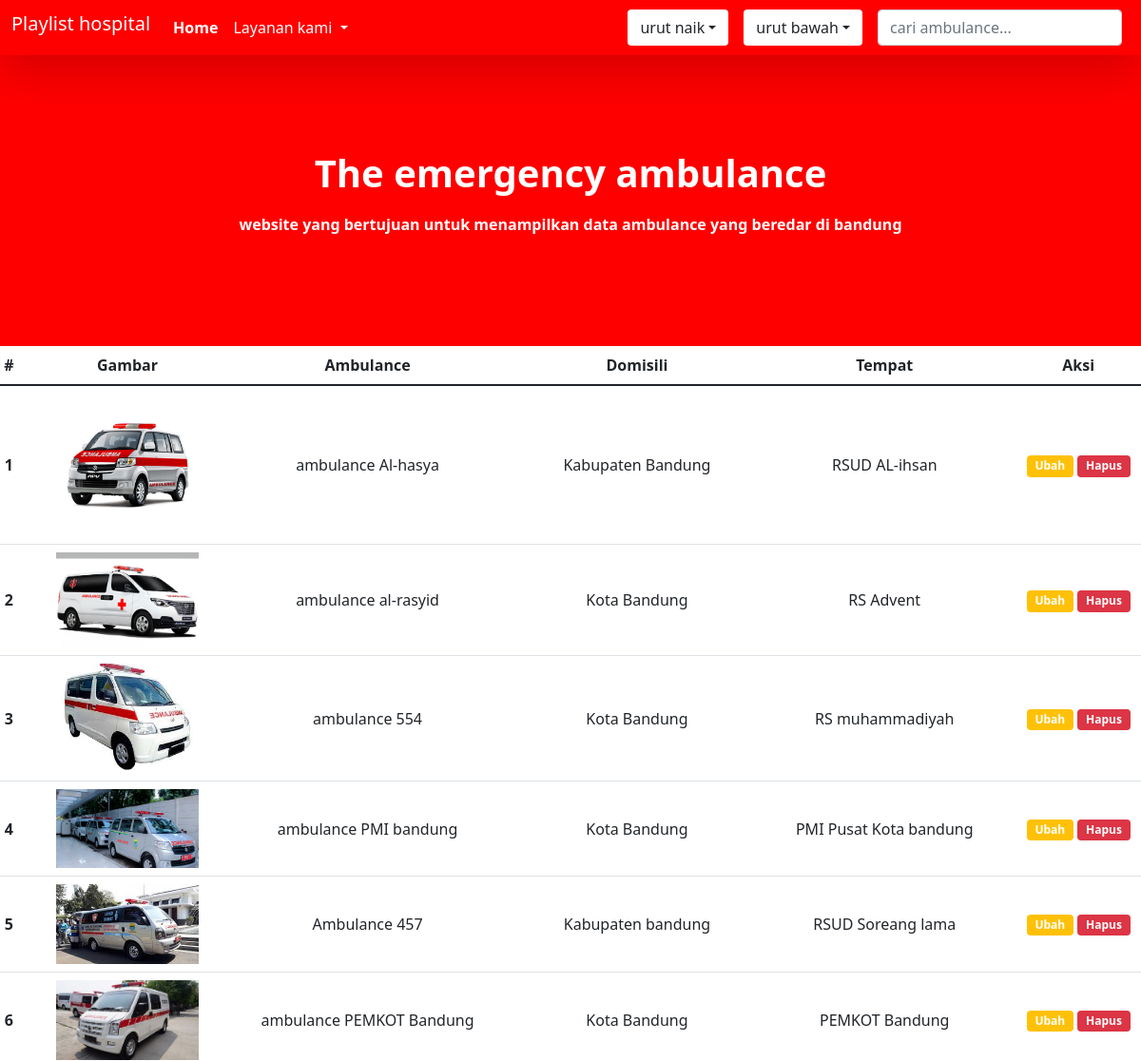
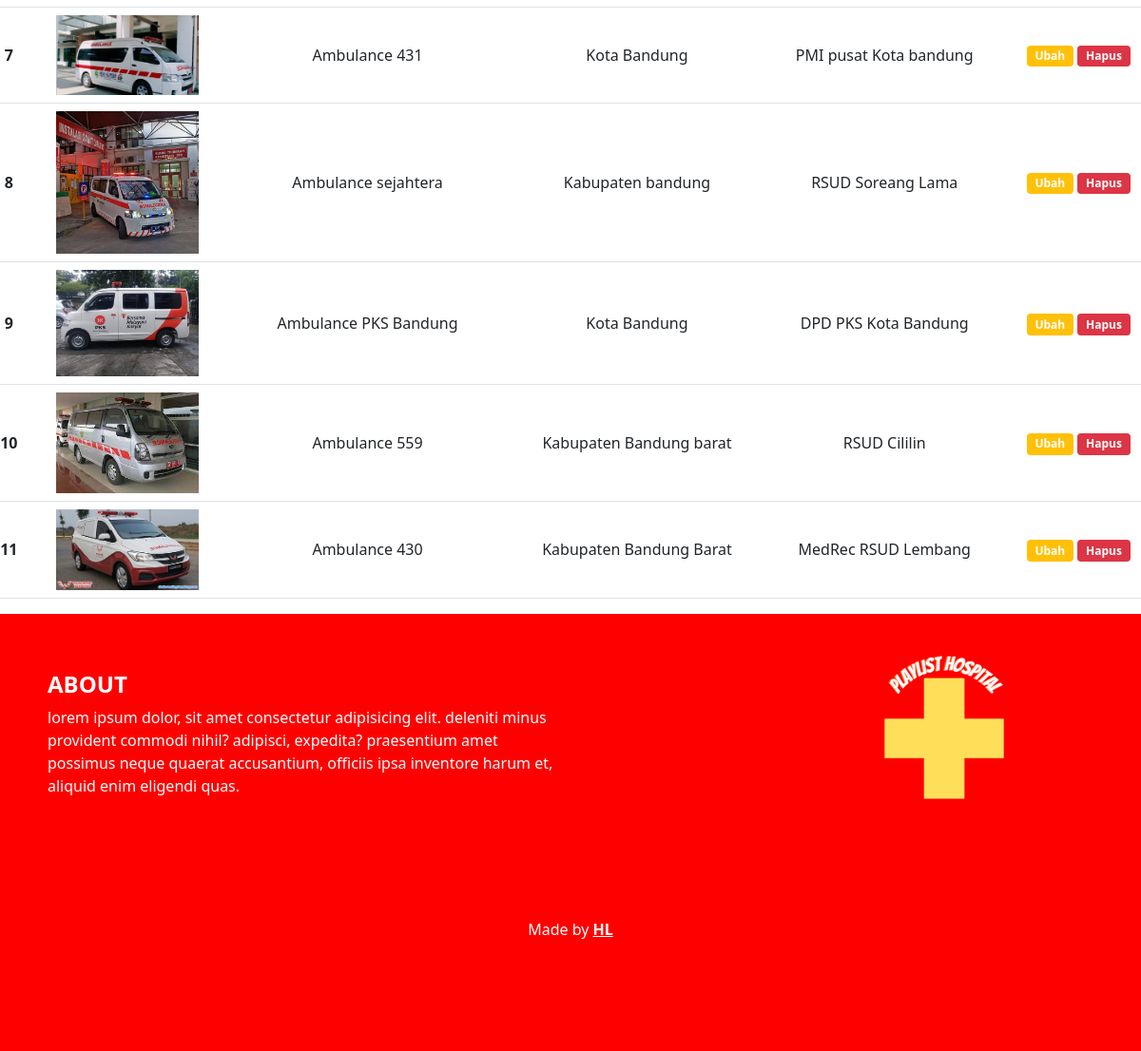
/index.php (signed in), run on the app's committed database (2 pictures, top to bottom).
### tables this page shows
CREATE TABLE `hospital_info` (
  `id` int(11) NOT NULL,
  `Gambar` varchar(255) NOT NULL,
  `Ambulance` varchar(255) NOT NULL,
  `Domisili` varchar(255) NOT NULL,
  `Tempat` varchar(255) NOT NULL
);

### functions.php (called while the page is built, shortened)
<?php
function koneksi() {
    $con = mysqli_connect("localhost","root","","pw2022_a_213040028") or die("koneksi gagal");
    return $con;
}
function query($query) {
    $con = koneksi();
    $result = mysqli_query($con, $query) or die (mysqli_error($con));
    $rows =[];
    while($row = mysqli_fetch_assoc($result)) {
        $rows[] = $row;
    }
    return $rows;
}
?>

### index.php (the view, shortened to what this page needs)
<?php
require 'functions.php';
$hospital = query ("SELECT * FROM hospital_info");
?>
<!doctype html>
<html lang="en">
  <head>
    <link rel="stylesheet" href="style.css">
    <link href="https://cdn.jsdelivr.net/npm/bootstrap@5.1.3/dist/css/bootstrap.min.css" rel="stylesheet">
  </head>
  <body>
  <nav class="navbar navbar-expand-lg navbar-dark shadow-lg" style="background-color: #ff0000;">
  <div class="container-fluid">
    <h4 class="navbar-brand" href="#">Playlist hospital</h4>
    <div class="collapse navbar-collapse" id="navbarSupportedContent">
      <ul class="navbar-nav me-auto mb-2 mb-lg-0">
        <li class="nav-item">
          <a class="nav-link active fw-bolder" aria-current="page" href="index.php">Home</a>
        </li>
        <li class="nav-item dropdown">
          <a class="nav-link dropdown-toggle" href="#" id="navbarDropdown" role="button" data-bs-toggle="dropdown" aria-expanded="false" style="color: #ffff;">
            Layanan kami
          </a>
        </li>
      </ul>
      <?php require 'sorting.php';?>
      <form action="" method="post"autofocus class="d-flex ms-3">
        <input type="text" class="form-control me-2"  placeholder="cari ambulance..." name="keyword" autocomplete="off" id="keyword">
      </form>
    </div>
  </div>
</nav>
<div class="caps">
<h1 class="fw-bolder text-wrap">The emergency ambulance </h1>
<p> website yang bertujuan untuk menampilkan data ambulance yang beredar di bandung  </p>
</div>
  <div id="searching">
    <div class="row text-center">
        <table class="table table-hover">
  <thead>
    <tr>
      <th scope="col">#</th>
      <th scope="col">Gambar</th>
      <th scope="col">Ambulance</th>
      <th scope="col">Domisili</th>
      <th scope="col">Tempat</th>
      <th scope="col">Aksi</th>
    </tr>
  </thead>
  <tbody>
      <?php $no = 1; ?>
  <?php foreach($hospital as $hl) {?>
    <tr class="align-middle">
      <th scope="row"><?= $no++; ?></th>
      <td>
      <img src="img/<?php echo $hl["Gambar"]?>" width=150>
      </td>
      <td><?php echo $hl["Ambulance"]?></td>
      <td><?php echo $hl["Domisili"]?></td>
      <td><?php echo $hl["Tempat"]?></td>
      <td>
          <a href="ubah.php?id=<?php echo $hl["id"]?>" class="btn badge bg-warning">Ubah</a>
          <a href="hapus.php?id=<?php echo $hl["id"]?>" class="btn badge bg-danger" onclick="return confirm('Ingin tetap menghapus data?');">Hapus</a>
        </td>
    </tr>
    <?php }?>
  </tbody>
</table>
    </div>
  </div>
      <div class="container-fluid" style="background-color:#ff0000 ; color: #ffff;" >
        <div class="row">
          <div class="col-md-6" style="padding-left: 50px; padding-top: 60px;">
            <h4 class="text-uppercase fw-bold">About</h4>
            <p class="text-lowercase">Lorem ipsum dolor, sit amet consectetur adipisicing elit.
              Deleniti minus provident commodi nihil? Adipisci, expedita? Praesentium amet possimus neque quaerat accusantium, officiis ipsa inventore harum et, aliquid enim eligendi quas.</p>
          </div>
          <div class="col-md-6 text-center" style="padding-left: 200px; padding-top: 20px;">
           <img src="img/Playlist Hospital (2) (1).png" alt="">
          </div>
        </div>
        <footer class="text-center" style="padding: 100px">
          <p>Made by <u class="fw-bold" href=" ">HL</u></p>
        </footer>
      </div>
  </body>
</html>

### sorting.php (shortened to what this page needs)
<form action="" method="POST">
    <div class="container-urutan">
        <div class="col d-inline-flex">
         <div class="input-group me-3">
             <button class="btn btn dropdown-toggle" style="background-color:#ffff ;" type="button" data-bs-toggle="dropdown" aria-expanded="false">urut naik</button>
         </div>
         <div class="input-group">
             <button class="btn btn-outline dropdown-toggle" style="background-color:#ffff ;" type="button" data-bs-toggle="dropdown" aria-expanded="false">urut bawah</button>
         </div>
      </div>
 </div>
 </form>

### style.css (style rules this page uses)
.caps h1 { text-align: center; color: #ffff; padding-bottom: 10px; }
.caps p { text-align: center; color: #ffff; font-weight: bolder; }
.caps { background-color: #ff0000; padding: 100px; }

### data on the page
hospital_info: Gambar (picture), Ambulance "ambulance Al-hasya", Domisili "Kabupaten Bandung", Tempat "RSUD AL-ihsan"
hospital_info: Gambar (picture), Ambulance "ambulance al-rasyid", Domisili "Kota Bandung", Tempat "RS Advent"
hospital_info: Gambar (picture), Ambulance "ambulance 554", Domisili "Kota Bandung", Tempat "RS muhammadiyah"
hospital_info: Gambar (picture), Ambulance "ambulance PMI bandung", Domisili "Kota Bandung", Tempat "PMI Pusat Kota bandung"
hospital_info: Gambar (picture), Ambulance "Ambulance 457", Domisili "Kabupaten bandung", Tempat "RSUD Soreang lama"
hospital_info: Gambar (picture), Ambulance "ambulance PEMKOT Bandung", Domisili "Kota Bandung", Tempat "PEMKOT Bandung"
hospital_info: Gambar (picture), Ambulance "Ambulance 431", Domisili "Kota Bandung", Tempat "PMI pusat Kota bandung"
hospital_info: Gambar (picture), Ambulance "Ambulance sejahtera", Domisili "Kabupaten bandung", Tempat "RSUD Soreang Lama"
hospital_info: Gambar (picture), Ambulance "Ambulance PKS Bandung", Domisili "Kota Bandung", Tempat "DPD PKS Kota Bandung"
hospital_info: Gambar (picture), Ambulance "Ambulance 559", Domisili "Kabupaten Bandung barat", Tempat "RSUD Cililin"
hospital_info: Gambar (picture), Ambulance "Ambulance 430", Domisili "Kabupaten Bandung Barat", Tempat "MedRec RSUD Lembang"
